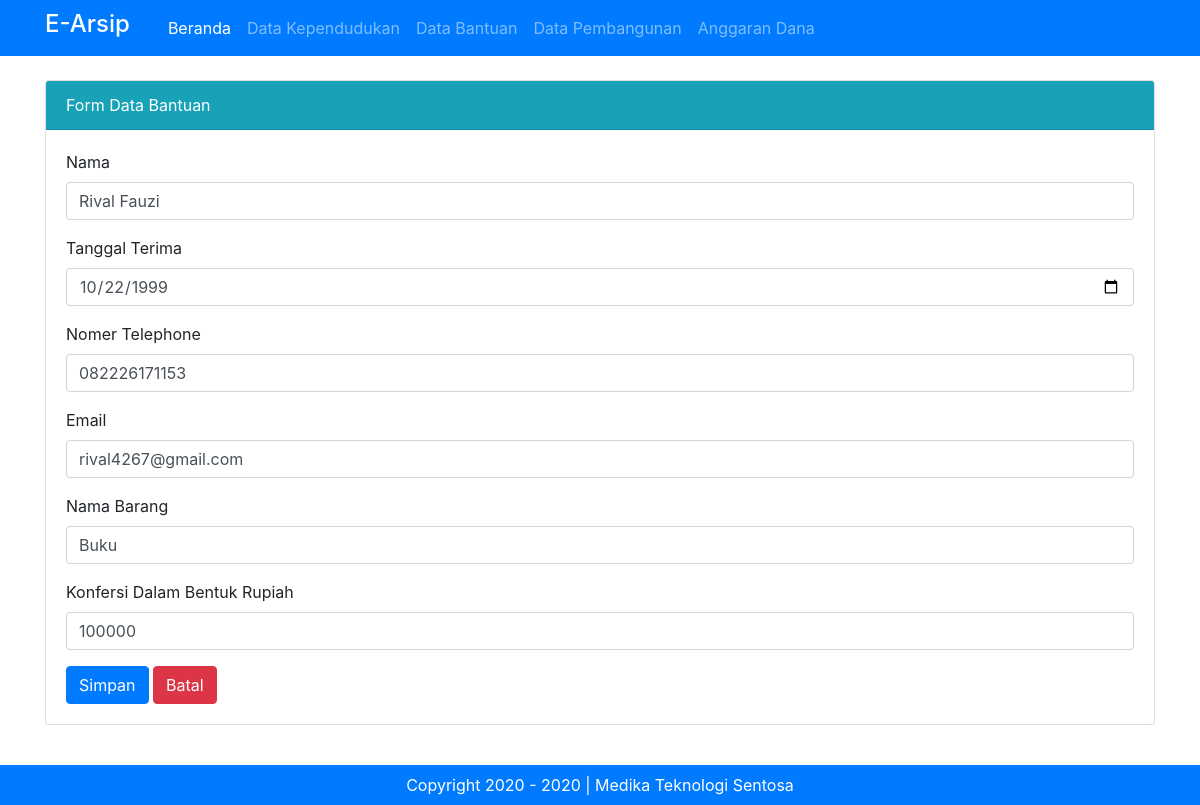
Page /admin.php?halaman=bantuan&hal=edit&id=3 (signed in) on the committed database.
### tables this page shows
CREATE TABLE `tbl_data_bantuan` (
  `id_bantuan` int(11) NOT NULL,
  `nama_penerima` varchar(50) NOT NULL,
  `tgl_terima` date NOT NULL,
  `no_tlp_penerima` varchar(50) NOT NULL,
  `email_penerima` varchar(50) NOT NULL,
  `bentuk_bantuan` varchar(50) NOT NULL,
  `besar_bantuan` varchar(50) NOT NULL
);

### admin.php (called while the page is built, shortened)
<?php include "template/header.php" ?>
<?php include "content.php" ?>
<?php include "template/footer.php" ?>

### modul/bantuan/form.php (the view, shortened to what this page needs)
<?php
	if (isset($_GET['hal'])) {
		if ($_GET['hal'] == "edit") {
			$tampil = mysqli_query($koneksi, "SELECT * FROM tbl_data_bantuan where id_bantuan='$_GET[id]'");
			$data = mysqli_fetch_array($tampil);
			if($data) {
				$vnama_penerima = $data['nama_penerima'];
				$vtgl_terima = $data['tgl_terima'];
				$vno_tlp_penerima = $data['no_tlp_penerima'];
				$vemail_penerima = $data['email_penerima'];
				$vbentuk_bantuan = $data['bentuk_bantuan'];
				$vbesar_bantuan = $data['besar_bantuan'];
			}
		 }
	}
?>
<div class="card mt-3">
  <div class="card-header bg-info text-white">
    Form Data Bantuan
  </div>
  <div class="card-body">
  	<form method="POST" action="">
	  <div class="form-group">
	    <label for="nama_penerima">Nama</label>
	    <input type="text" class="form-control" id="nama_penerima" name="nama_penerima" placeholder="Masukan Nama" value="<?=@$vnama_penerima?>">
	  </div>
	  <div class="form-group">
	    <label for="tgl_terima">Tanggal Terima</label>
	    <input type="date" class="form-control" id="tgl_terima" name="tgl_terima" value="<?=@$vtgl_terima?>">
	  </div>
	  <div class="form-group">
	    <label for="no_tlp_penerima">Nomer Telephone</label>
	    <input type="number" class="form-control" id="no_tlp_penerima" name="no_tlp_penerima" placeholder="Masukan Nomer Telephone" value="<?=@$vno_tlp_penerima?>">
	  </div>
	  <div class="form-group">
	    <label for="email_penerima">Email</label>
	    <input type="email" class="form-control" id="email_penerima" name="email_penerima" placeholder="Masukan Email" value="<?=@$vemail_penerima?>">
	  </div>
	  <div class="form-group">
	    <label for="bentuk_bantuan">Nama Barang</label>
	    <input type="text" class="form-control" id="bentuk_bantuan" name="bentuk_bantuan" placeholder="Masukan Nama Barang" value="<?=@$vbentuk_bantuan?>">
	  </div>
	  <div class="form-group">
	    <label for="besar_bantuan">Konfersi Dalam Bentuk Rupiah</label>
	    <input type="number" class="form-control" id="besar_bantuan" name="besar_bantuan" placeholder="Masukkan Angka" value="<?=@$vbesar_bantuan?>">
	  </div>
	  <button type="submit" name="bsimpan" class="btn btn-primary">Simpan</button>
	  <button type="reset" name="bbatal" class="btn btn-danger">Batal</button>
	</form>
</div>

### rows in the picture
tbl_data_bantuan: nama_penerima "Rival Fauzi", tgl_terima "10/22/1999", no_tlp_penerima "082226171153", email_penerima "rival4267@gmail.com", bentuk_bantuan "Buku", besar_bantuan "100000"
